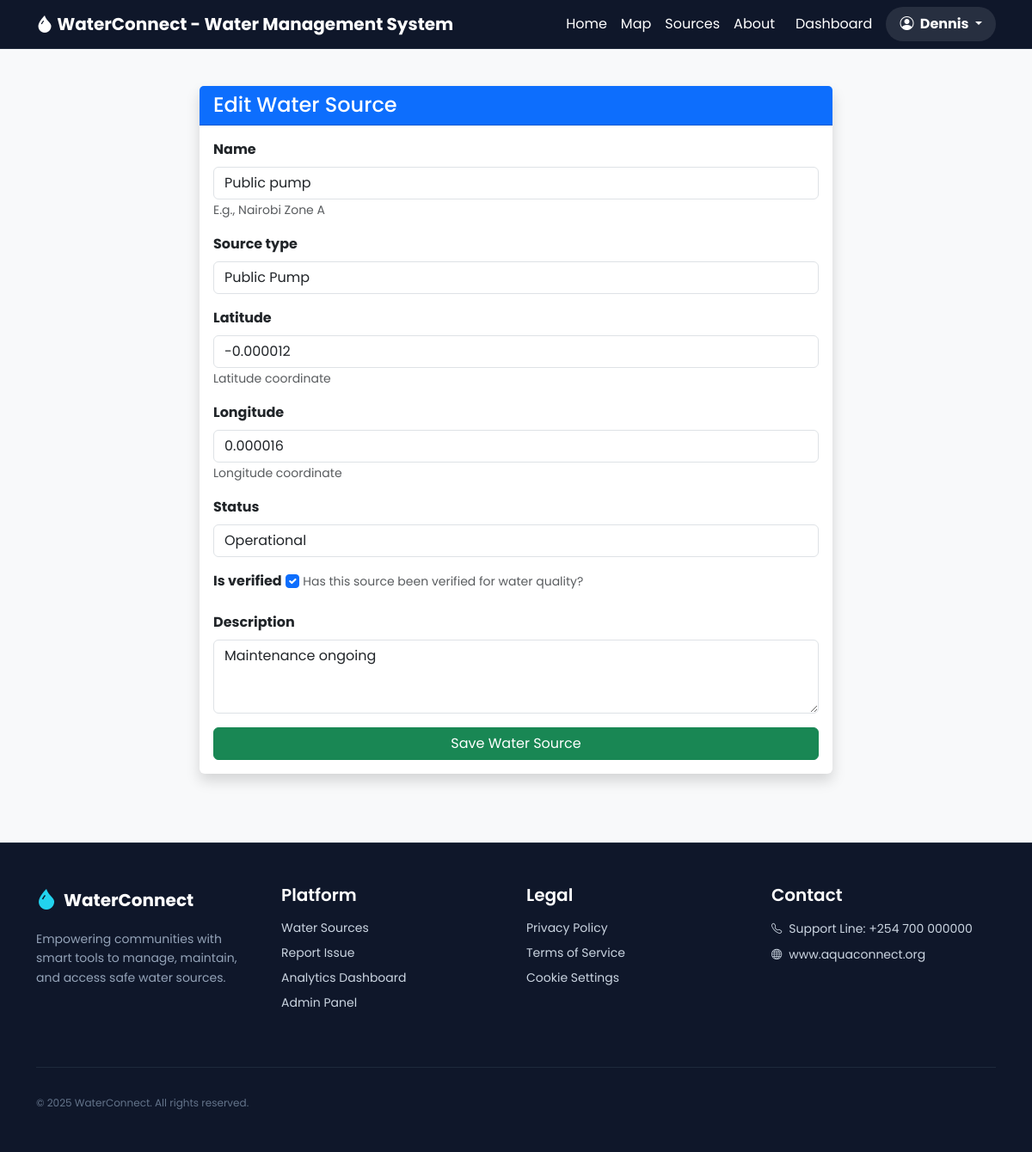
The page /sources/edit/1/ (signed in) on the database its author committed.
### waterapp/models.py (models this page shows, shortened)
class WaterSource(models.Model):
    SOURCE_TYPES = [
        ('B', 'Borehole'),
        ('W', 'Well'),
        ('T', 'Tap'),
        ('R', 'River Intake'),
        ('P', 'Public Pump'),
    ]
    STATUS_CHOICES = [
        ('O', 'Operational'),
        ('M', 'Maintenance'),
        ('B', 'Broken/Non-Operational'),
        ('C', 'Contaminated'),
    ]
    name = models.CharField(max_length=100, help_text="E.g., Nairobi Zone A")
    source_type = models.CharField(max_length=1, choices=SOURCE_TYPES)
    latitude = models.DecimalField(max_digits=9, decimal_places=6, help_text="Latitude coordinate")
    longitude = models.DecimalField(max_digits=9, decimal_places=6, help_text="Longitude coordinate")
    status = models.CharField(max_length=1, choices=STATUS_CHOICES, default='O')
    is_verified = models.BooleanField(default=False, help_text="Has this source been verified for water quality?")
    installation_date = models.DateField(default=timezone.now)
    description = models.TextField(blank=True)
    last_updated = models.DateTimeField(auto_now=True)

### waterapp/views.py (the view)
# urls.py: path('sources/edit/<int:pk>/', views.water_source_create_update, name='water_source_update'),
@login_required
def water_source_create_update(request, pk=None):
    if pk:
        source = get_object_or_404(WaterSource, pk=pk)
    else:
        source = None
    if request.method == 'POST':
        form = WaterSourceForm(request.POST, instance=source)
        if form.is_valid():
            form.save()
            return redirect('water_source_list')
    else:
        form = WaterSourceForm(instance=source)
    return render(request, 'waterapp/water_source_form.html', {'form': form, 'source': source})

### waterapp/forms.py
class WaterSourceForm(forms.ModelForm):
    class Meta:
        model = WaterSource
        fields = ['name', 'source_type', 'latitude', 'longitude', 'status', 'is_verified', 'description']
        widgets = {
            'description': forms.Textarea(attrs={'rows': 3}),
        }
    def __init__(self, *args, **kwargs):
        super().__init__(*args, **kwargs)
        for field in self.fields:
            self.fields[field].widget.attrs.update({'class': 'form-control', 'placeholder': field.title()})
            if field == 'is_verified':
                self.fields[field].widget.attrs.update({'class': 'form-check-input'})

### templates/waterapp/water_source_form.html (shortened to what this page needs)
{% extends 'waterapp/base.html' %}
{% block content %}
<div class="container" style="padding-top: 100px;">
    <div class="row justify-content-center">
        <div class="col-md-8">
            <div class="card shadow border-0">
                <div class="card-header bg-primary text-white">
                    <h4 class="mb-0">{% if source %}Edit{% else %}Add New{% endif %} Water Source</h4>
                </div>
                <div class="card-body">
                    <form method="post">
                        {% for field in form %}
                        <div class="mb-3">
                            <label class="form-label fw-bold">{{ field.label }}</label>
                            {{ field }}
                            {% if field.help_text %}
                            <small class="text-muted">{{ field.help_text }}</small>
                            {% endif %}
                        </div>
                        {% endfor %}
                        <button type="submit" class="btn btn-success w-100">Save Water Source</button>
                    </form>
                </div>
            </div>
        </div>
    </div>
</div>
{% endblock %}

### templates/waterapp/base.html (shortened to what this page needs)
{% load static %}
<!DOCTYPE html>
<html lang="en">
<head>
    <link href="https://cdn.jsdelivr.net/npm/bootstrap@5.3.0/dist/css/bootstrap.min.css" rel="stylesheet">
    <link rel="stylesheet" href="https://cdn.jsdelivr.net/npm/bootstrap-icons@1.11.0/font/bootstrap-icons.css">
    <link rel="stylesheet" href="{% static 'waterapp/css/main.css' %}">
</head>
<body>
    <nav class="navbar navbar-expand-lg navbar-dark fixed-top" style="background-color: #0f172a; border-bottom: 1px solid #1e293b;">
        <div class="container">
            <a class="navbar-brand fw-bold" href="{% url 'index' %}">
                <i class="bi bi-droplet-fill"></i> WaterConnect - Water Management System
            </a>
            <div class="collapse navbar-collapse justify-content-end">
                <ul class="navbar-nav">
                    <li class="nav-item">
                        <a class="nav-link text-white" href="{% url 'index' %}">Home</a>
                    </li>
                    <li class="nav-item">
                        <a class="nav-link text-white" href="{% url 'water_source_map' %}">Map</a>
                    </li>
                    <li class="nav-item">
                        <a class="nav-link text-white" href="{% url 'water_source_list' %}">Sources</a>
                    </li>
                    <li class="nav-item">
                        <a class="nav-link text-white" href="{% url 'about' %}">About</a>
                    </li>
                        {% if user.is_authenticated %}
                        <li class="nav-item ms-2">
                            <a href="{% url 'dashboard' %}" class="nav-link text-white">Dashboard</a>
                        </li>
                        <li class="nav-item dropdown ms-2">
                            <a class="nav-link dropdown-toggle text-white fw-bold btn btn-outline-light border-0 px-3" href="#" role="button" data-bs-toggle="dropdown" aria-expanded="false" style="border-radius: 20px; background: rgba(255,255,255,0.1);">
                                <i class="bi bi-person-circle me-1"></i> {{ user.username }}
                            </a>
                        </li>
                        {% endif %}
                </ul>
            </div>
        </div>
    </nav>
    <div class="min-vh-80">
        {% block content %}{% endblock %}
    </div>
    {% include 'waterapp/footer.html' %}
</body>
</html>

### static/waterapp/css/main.css (style rules this page uses)
body { font-family: 'Poppins', sans-serif; background-color: #f8f9fa; }

### rows shown on the page
WaterSource: form "Public pump" "Public Pump" "-0.000012" "0.000016" "Operational" "☑" "Maintenance ongoing"

### other values the page prints
{{ user.username }} "Dennis"
{{ field.label }} "Name" "Source type" "Latitude" "Longitude" "Status" "Is verified" "Description"
{{ field.help_text }} "E.g., Nairobi Zone A" "Latitude coordinate" "Longitude coordinate" "Has this source been verified for water quality?"
